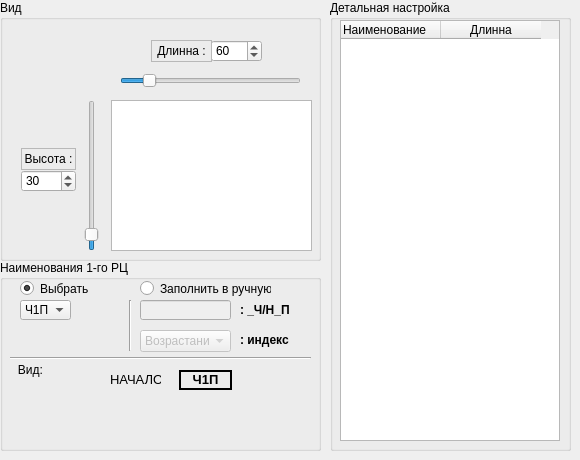
      <widget class="QWidget" name="tab_2">
       <attribute name="title">
        <string>РЦ</string>
       </attribute>
       <widget class="QGroupBox" name="groupBox_2">
        <property name="geometry">
         <rect>
          <x>0</x>
          <y>0</y>
          <width>321</width>
          <height>261</height>
         </rect>
        </property>
        <property name="title">
         <string>Вид</string>
        </property>
        <widget class="QSpinBox" name="heightRcSpin">
         <property name="geometry">
          <rect>
           <x>21</x>
           <y>170</y>
           <width>55</width>
           <height>22</height>
          </rect>
         </property>
         <property name="toolTip">
          <string>Высота РЦ</string>
         </property>
         <property name="layoutDirection">
          <enum>Qt::LeftToRight</enum>
         </property>
         <property name="wrapping">
          <bool>false</bool>
         </property>
         <property name="frame">
          <bool>true</bool>
         </property>
         <property name="buttonSymbols">
          <enum>QAbstractSpinBox::UpDownArrows</enum>
         </property>
         <property name="accelerated">
          <bool>false</bool>
         </property>
         <property name="prefix">
          <string/>
         </property>
         <property name="maximum">
          <number>300</number>
         </property>
         <property name="value">
          <number>30</number>
         </property>
        </widget>
        <widget class="QSpinBox" name="widthRcSpin">
         <property name="geometry">
          <rect>
           <x>211</x>
           <y>40</y>
           <width>51</width>
           <height>22</height>
          </rect>
         </property>
         <property name="toolTip">
          <string>Шиина РЦ</string>
         </property>
         <property name="maximum">
          <number>300</number>
         </property>
         <property name="value">
          <number>60</number>
         </property>
        </widget>
        <widget class="QSlider" name="verticalRcSlider">
         <property name="geometry">
          <rect>
           <x>81</x>
           <y>100</y>
           <width>22</width>
           <height>151</height>
          </rect>
         </property>
         <property name="maximum">
          <number>300</number>
         </property>
         <property name="value">
          <number>20</number>
         </property>
         <property name="tracking">
          <bool>true</bool>
         </property>
         <property name="orientation">
          <enum>Qt::Vertical</enum>
         </property>
        </widget>
        <widget class="QGraphicsView" name="graphicsView">
         <property name="geometry">
          <rect>
           <x>111</x>
           <y>100</y>
           <width>201</width>
           <height>151</height>
          </rect>
         </property>
         <property name="styleSheet">
          <string notr="true"/>
         </property>
        </widget>
        <widget class="QSlider" name="horizontalRcSlider">
         <property name="geometry">
          <rect>
           <x>120</x>
           <y>70</y>
           <width>181</width>
           <height>22</height>
          </rect>
         </property>
         <property name="maximum">
          <number>300</number>
         </property>
         <property name="value">
          <number>40</number>
         </property>
         <property name="orientation">
          <enum>Qt::Horizontal</enum>
         </property>
        </widget>
        <widget class="QLabel" name="label_2">
         <property name="geometry">
          <rect>
           <x>21</x>
           <y>148</y>
           <width>55</width>
           <height>22</height>
          </rect>
         </property>
         <property name="frameShape">
          <enum>QFrame::StyledPanel</enum>
         </property>
         <property name="frameShadow">
          <enum>QFrame::Plain</enum>
         </property>
         <property name="text">
          <string>Высота :</string>
         </property>
         <property name="alignment">
          <set>Qt::AlignHCenter|Qt::AlignTop</set>
         </property>
        </widget>
        <widget class="QLabel" name="label_5">
         <property name="geometry">
          <rect>
           <x>151</x>
           <y>40</y>
           <width>61</width>
           <height>22</height>
          </rect>
         </property>
         <property name="frameShape">
          <enum>QFrame::StyledPanel</enum>
         </property>
         <property name="frameShadow">
          <enum>QFrame::Plain</enum>
         </property>
         <property name="text">
          <string>Длинна :</string>
         </property>
         <property name="alignment">
          <set>Qt::AlignCenter</set>
         </property>
        </widget>
        <widget class="QLabel" name="label_7">
         <property name="geometry">
          <rect>
           <x>176</x>
           <y>160</y>
           <width>71</width>
           <height>31</height>
          </rect>
         </property>
         <property name="styleSheet">
          <string notr="true">background-image: url(:/prefix/images/rc.png)</string>
         </property>
         <property name="text">
          <string/>
         </property>
        </widget>
       </widget>
       <widget class="QGroupBox" name="groupBox_12">
        <property name="geometry">
         <rect>
          <x>330</x>
          <y>0</y>
          <width>241</width>
          <height>451</height>
         </rect>
        </property>
        <property name="title">
         <string>Детальная настройка</string>
        </property>
        <widget class="QTableWidget" name="tableWidget">
         <property name="geometry">
          <rect>
           <x>10</x>
           <y>20</y>
           <width>220</width>
           <height>421</height>
          </rect>
         </property>
         <property name="rowCount">
          <number>0</number>
         </property>
         <column>
          <property name="text">
           <string>Наименование</string>
          </property>
          <property name="textAlignment">
           <set>AlignLeading|AlignVCenter</set>
          </property>
         </column>
         <column>
          <property name="text">
           <string>Длинна</string>
          </property>
         </column>
        </widget>
       </widget>
       <widget class="QGroupBox" name="groupBox_14">
        <property name="geometry">
         <rect>
          <x>0</x>
          <y>260</y>
          <width>321</width>
          <height>191</height>
         </rect>
        </property>
        <property name="title">
         <string>Наименования 1-го РЦ</string>
        </property>
        <widget class="QComboBox" name="comboNameRc">
         <property name="geometry">
          <rect>
           <x>20</x>
           <y>40</y>
           <width>51</width>
           <height>20</height>
          </rect>
         </property>
         <property name="layoutDirection">
          <enum>Qt::LeftToRight</enum>
         </property>
         <property name="currentText">
          <string comment="4">Ч1П</string>
         </property>
         <item>
          <property name="text">
           <string>Ч1П</string>
          </property>
         </item>
         <item>
          <property name="text">
           <string>Ч2П</string>
          </property>
         </item>
         <item>
          <property name="text">
           <string>Н1П</string>
          </property>
         </item>
         <item>
          <property name="text">
           <string>Н2П</string>
          </property>
         </item>
        </widget>
        <widget class="QRadioButton" name="radioNameChoose">
         <property name="geometry">
          <rect>
           <x>20</x>
           <y>20</y>
           <width>101</width>
           <height>17</height>
          </rect>
         </property>
         <property name="text">
          <string>Выбрать</string>
         </property>
         <property name="checked">
          <bool>true</bool>
         </property>
        </widget>
        <widget class="QRadioButton" name="radioNameCustome">
         <property name="geometry">
          <rect>
           <x>140</x>
           <y>20</y>
           <width>131</width>
           <height>17</height>
          </rect>
         </property>
         <property name="text">
          <string>Заполнить в ручную</string>
         </property>
        </widget>
        <widget class="Line" name="line_4">
         <property name="geometry">
          <rect>
           <x>10</x>
           <y>90</y>
           <width>301</width>
           <height>16</height>
          </rect>
         </property>
         <property name="orientation">
          <enum>Qt::Horizontal</enum>
         </property>
        </widget>
        <widget class="Line" name="line_6">
         <property name="geometry">
          <rect>
           <x>120</x>
           <y>40</y>
           <width>20</width>
           <height>51</height>
          </rect>
         </property>
         <property name="orientation">
          <enum>Qt::Vertical</enum>
         </property>
        </widget>
        <widget class="QLineEdit" name="customNameRcEdit">
         <property name="enabled">
          <bool>false</bool>
         </property>
         <property name="geometry">
          <rect>
           <x>140</x>
           <y>40</y>
           <width>91</width>
           <height>20</height>
          </rect>
         </property>
         <property name="autoFillBackground">
          <bool>true</bool>
         </property>
         <property name="text">
          <string/>
         </property>
        </widget>
        <widget class="QLabel" name="label_4">
         <property name="geometry">
          <rect>
           <x>240</x>
           <y>40</y>
           <width>61</width>
           <height>20</height>
          </rect>
         </property>
         <property name="font">
          <font>
           <weight>75</weight>
           <bold>true</bold>
          </font>
         </property>
         <property name="text">
          <string>: _Ч/Н_П</string>
         </property>
         <property name="textFormat">
          <enum>Qt::RichText</enum>
         </property>
        </widget>
        <widget class="QLabel" name="label_8">
         <property name="geometry">
          <rect>
           <x>97</x>
           <y>145</y>
           <width>141</width>
           <height>31</height>
          </rect>
         </property>
         <property name="styleSheet">
          <string notr="true">background-image: url(:/prefix/images/rc_name.JPG)</string>
         </property>
         <property name="text">
          <string/>
         </property>
        </widget>
        <widget class="QLabel" name="label_54">
         <property name="geometry">
          <rect>
           <x>10</x>
           <y>100</y>
           <width>41</width>
           <height>20</height>
          </rect>
         </property>
         <property name="frameShape">
          <enum>QFrame::NoFrame</enum>
         </property>
         <property name="frameShadow">
          <enum>QFrame::Plain</enum>
         </property>
         <property name="text">
          <string>Вид:</string>
         </property>
         <property name="alignment">
          <set>Qt::AlignCenter</set>
         </property>
        </widget>
        <widget class="QLabel" name="label_9">
         <property name="geometry">
          <rect>
           <x>110</x>
           <y>110</y>
           <width>51</width>
           <height>20</height>
          </rect>
         </property>
         <property name="font">
          <font>
           <pointsize>10</pointsize>
          </font>
         </property>
         <property name="frameShadow">
          <enum>QFrame::Plain</enum>
         </property>
         <property name="midLineWidth">
          <number>0</number>
         </property>
         <property name="text">
          <string>НАЧАЛО</string>
         </property>
         <property name="textFormat">
          <enum>Qt::RichText</enum>
         </property>
         <property name="alignment">
          <set>Qt::AlignCenter</set>
         </property>
        </widget>
        <widget class="QLabel" name="rc_name_label">
         <property name="geometry">
          <rect>
           <x>179</x>
           <y>110</y>
           <width>53</width>
           <height>20</height>
          </rect>
         </property>
         <property name="font">
          <font>
           <pointsize>10</pointsize>
           <weight>75</weight>
           <bold>true</bold>
          </font>
         </property>
         <property name="frameShape">
          <enum>QFrame::WinPanel</enum>
         </property>
         <property name="frameShadow">
          <enum>QFrame::Plain</enum>
         </property>
         <property name="midLineWidth">
          <number>0</number>
         </property>
         <property name="text">
          <string>Ч1П</string>
         </property>
         <property name="textFormat">
          <enum>Qt::RichText</enum>
         </property>
         <property name="alignment">
          <set>Qt::AlignCenter</set>
         </property>
        </widget>
        <widget class="QComboBox" name="comboIndexNamePatter">
         <property name="enabled">
          <bool>false</bool>
         </property>
         <property name="geometry">
          <rect>
           <x>140</x>
           <y>70</y>
           <width>91</width>
           <height>22</height>
          </rect>
         </property>
         <item>
          <property name="text">
           <string>Возрастание</string>
          </property>
         </item>
         <item>
          <property name="text">
           <string>Убывание</string>
          </property>
         </item>
        </widget>
        <widget class="QLabel" name="label_15">
         <property name="geometry">
          <rect>
           <x>240</x>
           <y>70</y>
           <width>61</width>
           <height>20</height>
          </rect>
         </property>
         <property name="font">
          <font>
           <weight>75</weight>
           <bold>true</bold>
          </font>
         </property>
         <property name="text">
          <string>: индекс</string>
         </property>
         <property name="textFormat">
          <enum>Qt::RichText</enum>
         </property>
        </widget>
       </widget>
      </widget>
